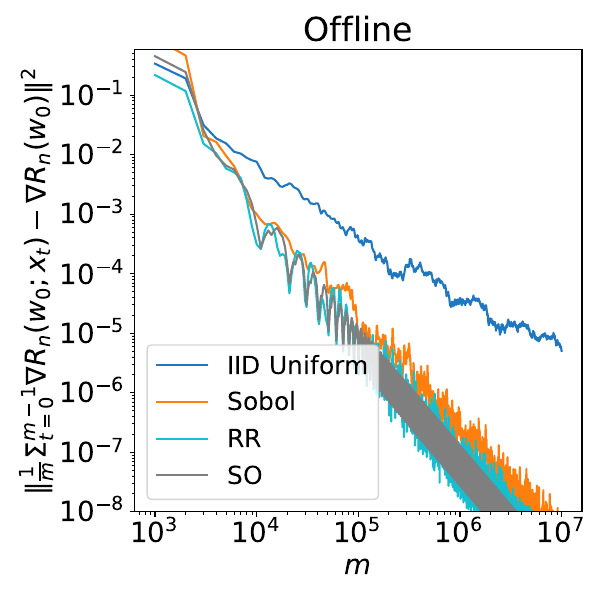

Julia code for this plot:
using IterTools, ProgressBars
using JLD
using LaTeXStrings
using PyPlot

include("synthetic.jl")
qrng_names = vcat(collect(keys(qrngs)), ["RR", "SO"])

SEED    = 42
Random.seed!(SEED)

RUNS    = 1
EPOCHS  = 1000
T       = n * EPOCHS

# synthetic d-dimensional least squares problem
wgen = rand(d);

function gen_syn_data_all()
    # generate the training set consisting of n examples
    # sampled iid uniformly from the underlying distribution, 
    # and the same training set will be used for all runs,
    gaussian_samples = gen_syn_data(n, "IID Uniform", d+1, SEED)
    return gaussian_samples
end


function grad_errors(T::Int64, wtau::Vector{Float64}, fullgrad::Vector{Float64},
             samples::Vector{Any}, ordering::Vector{Int64})
    errs = zeros(T)
    acc = zeros(d)
    for m in 1:T
        (xi, yi) = samples[ordering[m]]
        acc += (xi'wtau - yi) * xi
        errs[m] = norm(acc/m - fullgrad)^2
    end
    return errs
end


println("generating data...")
samples_offline = gen_syn_data_all() 

println("begin computing gradient errors...")
result = Dict()

w0 = ones(d)

X = hcat([pair[1] for pair in samples_offline]...)'
y = [pair[2] for pair in samples_offline]
full_grad = X'*(X*w0-y)/n

for qrng_name in qrng_names    
    err_list = zeros(RUNS, T)
    
    for run in 1:RUNS      
        if qrng_name in collect(keys(qrngs))
            distrib = qrngs[qrng_name]
            # generate QMC indices 
            sample_indices = [Int(ceil(i)) for i in QuasiMonteCarlo.sample(T, 0, n, distrib)]
        else
            if qrng_name == "SO"
                Random.seed!(SEED + run)
                perm = randperm!(collect(1:n))
                sample_indices = repeat(perm, EPOCHS)

            elseif qrng_name == "RR"
                sample_indices = zeros(Int64, T)
                for epoch in 1:EPOCHS
                    Random.seed!(SEED + run + epoch)
                    perm = randperm!(collect(1:n))
                    sample_indices[(epoch-1)*n+1 : epoch*n] = perm
                end
            else
                ArgumentError("SGD variant does not exist.")
            end
        end

        err_list[run, :] = grad_errors(T, w0, full_grad, samples_offline, sample_indices)
    end
    result[qrng_name] = err_list
end

println("completed")
println("plotting...")

figure(figsize = (6,6))
colors = ["#1f77bf", "#ff7f0e", "#17becf", "#7f7f7f"]
for (q, qrng_name) in enumerate(["IID Uniform", "Sobol", "RR", "SO"])

    err_list = result[qrng_name]
    err_mean = mean(err_list, dims=1)'

    # use moving average to smooth out the curves as RR and SO are highly oscillatory
    # towards the end
    using RollingFunctions
    ws = 2000
    err_mean = runmean(reshape(err_mean, T), ws)
    
    loglog(collect(1000:1000:T), err_mean[1000:1000:T], label=qrng_name, color=colors[q])
    ylim(bottom=1e-8)
end

legend(loc="lower left", fontsize=18)

xlabel(L"m", fontsize=20)
ylabel(L"\Vert \frac{1}{m}\Sigma_{t=0}^{m-1}\nabla R_n(w_0; x_t) - \nabla R_n(w_0)\Vert^2", fontsize=20)
title("Offline", fontsize=24)
xticks(fontsize=20)
yticks(fontsize=20)

tight_layout()
plot_fn = joinpath(pwd(),"figs", "qmc-graderr-offline.pdf")
savefig(plot_fn)
println("plot saved at $plot_fn")

